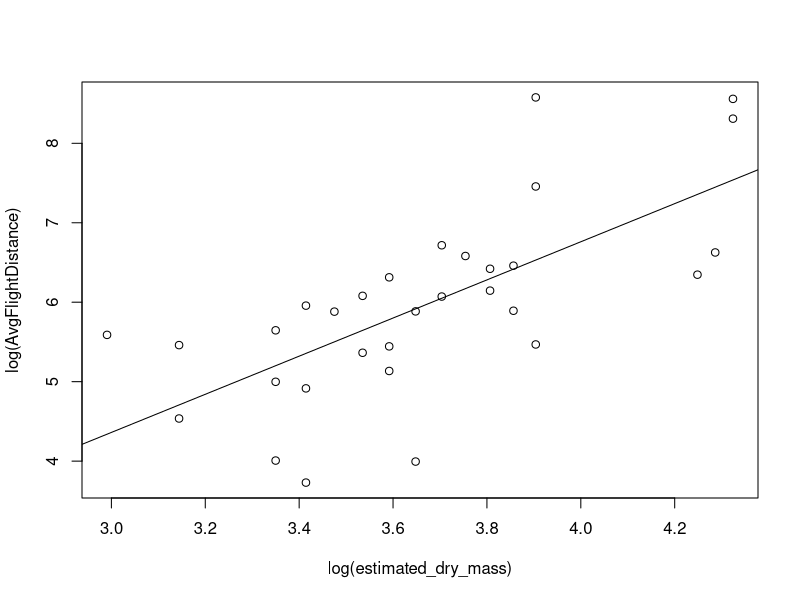
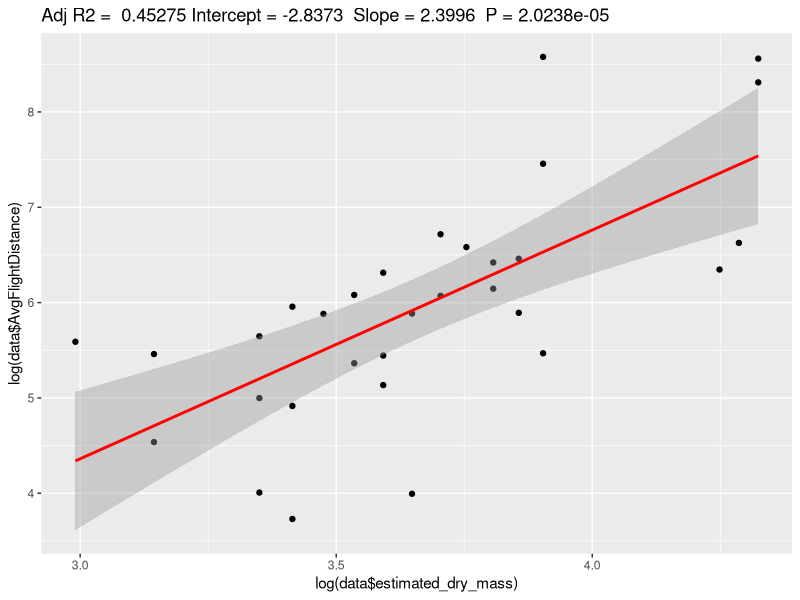

Write R code to recreate these figures, in order.
########Correlation Dry weight—Mean Flight distance

library(ggplot2)

data<-as.data.frame(read.delim(file.path("data","Moths_flightdist.txt"),na.strings = c("NA",""),stringsAsFactors=T))

model <- lm(log(data$AvgFlightDistance) ~ log(data$estimated_dry_mass))

plot(log(AvgFlightDistance) ~ log(estimated_dry_mass), data = data)
abline(model)

summary(model)




ggplotRegression <- function (fit) {
  
  require(ggplot2)
  
  ggplot(fit$model, aes_string(x = names(fit$model)[2], y = names(fit$model)[1])) + 
    geom_point() +
    stat_smooth(method = "lm", col = "red") +
    labs(title = paste("Adj R2 = ",signif(summary(fit)$adj.r.squared, 5),
                       "Intercept =",signif(fit$coef[[1]],5 ),
                       " Slope =",signif(fit$coef[[2]], 5),
                       " P =",signif(summary(fit)$coef[2,4], 5)))
}


fit1 <- lm(log(data$AvgFlightDistance) ~ log(data$estimated_dry_mass))
ggplotRegression(fit1)


